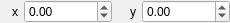
<?xml version="1.0" encoding="UTF-8"?>
<ui version="4.0">
 <class>PointEdit</class>
 <widget class="QWidget" name="PointEdit">
  <property name="geometry">
   <rect>
    <x>0</x>
    <y>0</y>
    <width>230</width>
    <height>22</height>
   </rect>
  </property>
  <property name="windowTitle">
   <string>Form</string>
  </property>
  <layout class="QVBoxLayout" name="verticalLayout">
   <property name="spacing">
    <number>6</number>
   </property>
   <property name="margin">
    <number>0</number>
   </property>
   <item>
    <layout class="QHBoxLayout" name="horizontalLayout">
     <item>
      <widget class="QLabel" name="lb_x">
       <property name="text">
        <string>x</string>
       </property>
       <property name="alignment">
        <set>Qt::AlignRight|Qt::AlignTrailing|Qt::AlignVCenter</set>
       </property>
      </widget>
     </item>
     <item>
      <widget class="QDoubleSpinBox" name="sb_x">
       <property name="decimals">
        <number>2</number>
       </property>
       <property name="minimum">
        <double>-999999999.000000000000000</double>
       </property>
       <property name="maximum">
        <double>999999999.000000000000000</double>
       </property>
      </widget>
     </item>
     <item>
      <widget class="QLabel" name="lb_y">
       <property name="text">
        <string>y</string>
       </property>
       <property name="alignment">
        <set>Qt::AlignRight|Qt::AlignTrailing|Qt::AlignVCenter</set>
       </property>
      </widget>
     </item>
     <item>
      <widget class="QDoubleSpinBox" name="sb_y">
       <property name="decimals">
        <number>2</number>
       </property>
       <property name="minimum">
        <double>-999999999.000000000000000</double>
       </property>
       <property name="maximum">
        <double>999999999.000000000000000</double>
       </property>
      </widget>
     </item>
    </layout>
   </item>
  </layout>
 </widget>
 <resources/>
 <connections/>
</ui>
